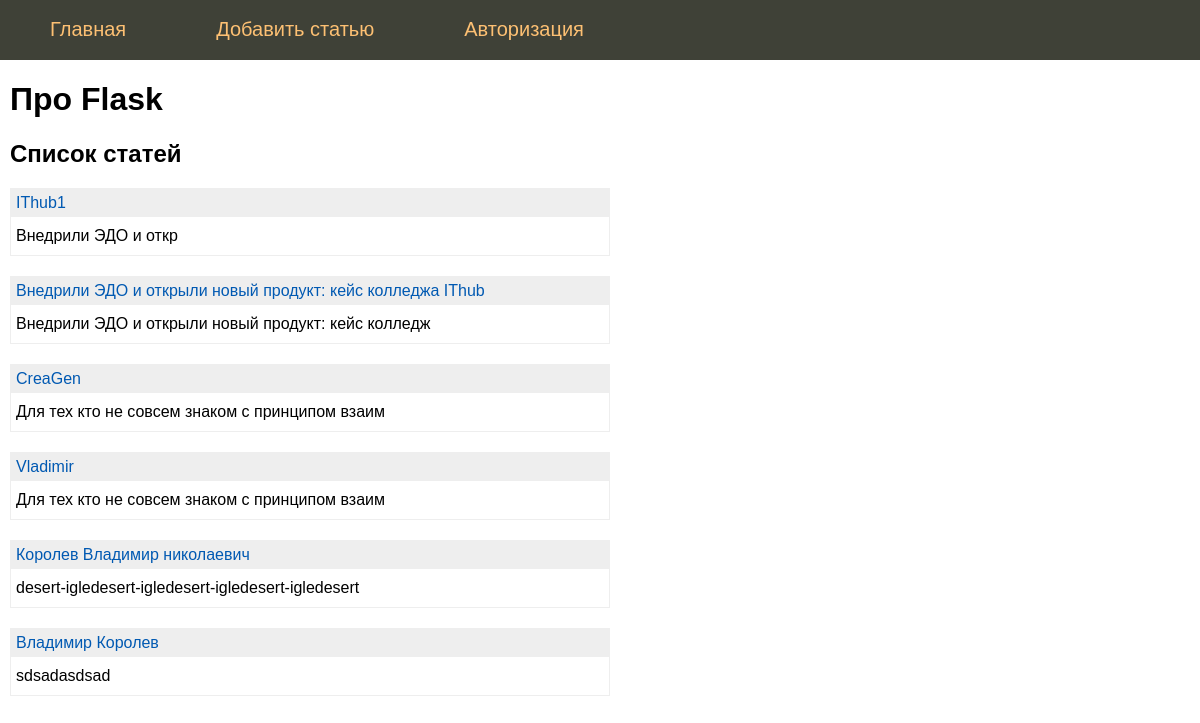
The page / on the database its author committed.
### tables this page shows
CREATE TABLE mainmenu (
id integer primary key autoincrement,
title text not null,
url text not null
);

CREATE TABLE posts (
id integer PRIMARY KEY AUTOINCREMENT,
title text NOT NULL,
text text NOT NULL,
url text NOT NULL,
time integer NOT NULL
);

### flsite.py (the view)
@app.route('/')
def index():
    return render_template('index.html', menu=dbase.getMenu(), posts=dbase.getPostsAnonce())

### FDataBase.py (called while the page is built)
    def getMenu(self):
        sql = '''SELECT * FROM mainmenu'''
        try:
            self.__cur.execute(sql)
            res = self.__cur.fetchall()
            if res:
                return res
        except:
            print('ошибка чтения из БД')
        return []

    def getPostsAnonce(self):
        try:
            self.__cur.execute(f"SELECT id, title, text, url FROM posts ORDER BY time DESC")
            res = self.__cur.fetchall()
            if res: return res
        except sqlite3.Error as e:
            print("Ошибка получения статьи из БД" + str(e))
        return []

### flsite.py (called while the page is built)
def connect_db():
    conn = sqlite3.connect(app.config['DATABASE'])
    conn.row_factory = sqlite3.Row
    return conn

def get_db():
    if not hasattr(g, 'link_db'):
        g.link_db = connect_db()
    return g.link_db

@app.before_request
def before_request():
    global dbase
    db = get_db()
    dbase = FDataBase(db)

### templates/index.html
{% extends 'base.html' %}
{% block content %}
{{ super() }}
<h2>Список статей</h2>
<ul class="list-posts">
{% for p in posts %}
    <li>
        <p class="title"><a href="{{ url_for('showPost', alias=p.url) }}">{{ p.title }}</a></p>
        <p class="annonce">{{ p.text[:50] | striptags}}</p>
    </li>
{% endfor %}
</ul>
{% endblock %}

### templates/base.html (shortened to what this page needs)
<p></p><!DOCTYPE html>
<html lang="en">
<head>
<link type="text/css" href="{{ url_for('static', filename='css/styles.css') }}" rel="stylesheet" />
</head>
<body>
{% block content -%}
    {%- block mainmenu -%}
<ul class="mainmenu">
    {% for p in menu -%}
<li><a href="{{p.url}}">{{p.title}}</a></li>
    {% endfor -%}
</ul>
    {% endblock mainmenu -%}
<div class="content">
    {% if title -%}
<h1>{{ title }} </h1>
    {% else -%}
<h1>Про Flask</h1>
    {% endif -%}
{% endblock -%}
</div>
</body>
</html>

### static/css/styles.css (style rules this page uses)
html, body { font-family: 'Arial'; margin: 0; padding 0; height: 100%; width: 100%; }
a { color: #0059b2; text-decoration: none; }
ul.mainmenu { list-style: none; background: #3F4137; height: 60px; margin: 0; padding: 0; color: #fdc073; font-size: 20px; overflow: hidden; }
ul.mainmenu li { float: left; margin: 18px 40px 0 50px; }
ul.mainmenu li a { color: #fdc073; text-decoration: none; }
div.content { margin: 10px; }
ul.list-posts { list-style: none; margin: 0; padding: 0; max-width: 600px; }
ul.list-posts li { margin: 20px 0 0 0; border: 1px solid #eee; }
ul.list-posts .title { margin: 0; padding: 5px; background: #eee; }
ul.list-posts .annonce { margin: 0; padding: 10px 5px 10px 5px; }

### rows shown on the page
mainmenu: title "Главная"
mainmenu: title "Добавить статью"
mainmenu: title "Авторизация"
posts: title "IThub1", text "Внедрили ЭДО и откр"
posts: title "Внедрили ЭДО и открыли новый продукт: кейс колледжа IThub", text "Внедрили ЭДО и открыли новый продукт: кейс колледж"
posts: title "CreaGen", text "Для тех кто не совсем знаком с принципом взаим"
posts: title "Vladimir", text "Для тех кто не совсем знаком с принципом взаим"
posts: title "Королев Владимир николаевич", text "desert-igledesert-igledesert-igledesert-igledesert"
posts: title "Владимир Королев", text "sdsadasdsad"
